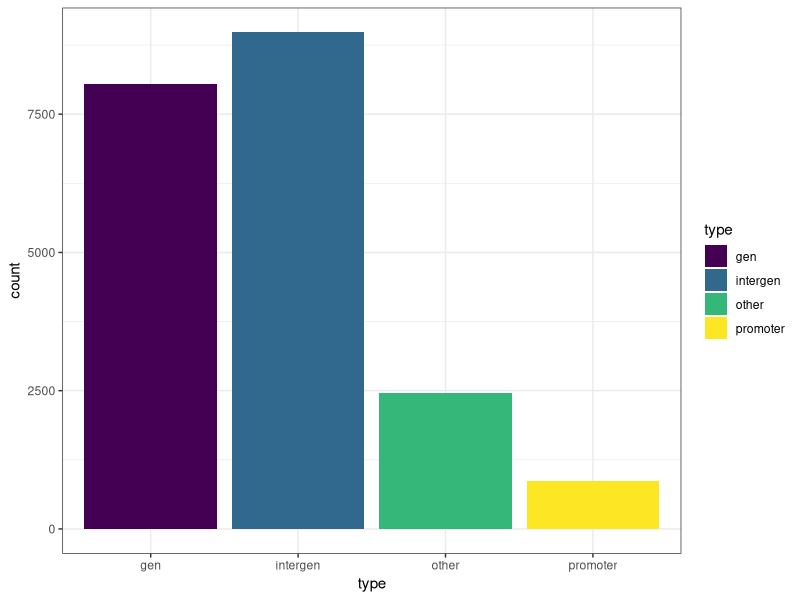
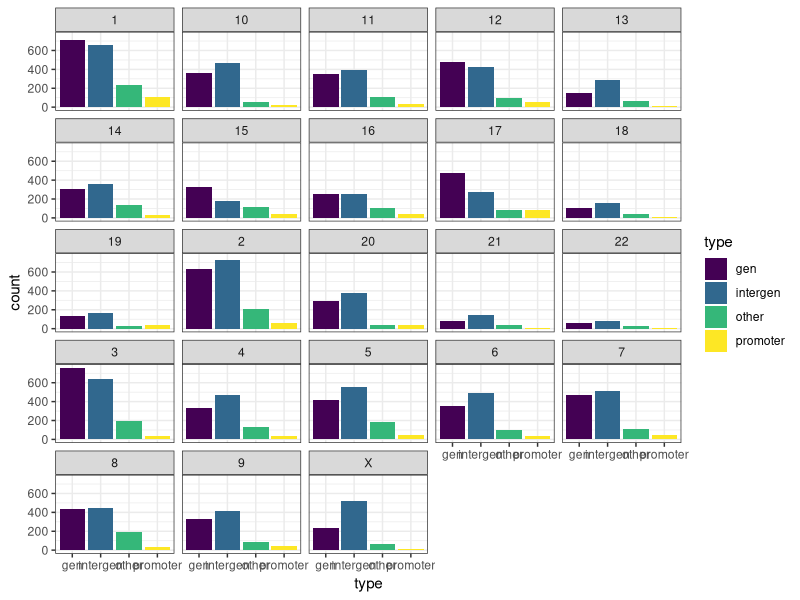

Generate these figures, in order, with R:
library(readr)
library(dplyr)
library(plyr)
library(stringr)
library(IRanges)
library(ggplot2)

chrs <- as.character(c(seq(1:22), "X"))
annot <- read_tsv("data/Biomart_EnsemblG94_GRCh38_p12.txt",
                  col_names = c("id", "chr", "start", "end", "gc", "type", "symbol"),
                  col_types = cols(col_character(), col_character(), col_integer(), 
                                   col_integer(), col_double(), col_character(), col_character()),
                  skip = 1)

## Identify protein coding genes
annot <- annot %>% filter(chr %in% chrs)
protein_coding <- annot %>% filter(type == "protein_coding")
non_protein_coding <- annot %>% filter(type != "protein_coding")

ctcfs <- read_tsv("data/filtered_ctcfs.tsv")
ctcfs <- ctcfs %>% mutate(chr = str_remove(chr, "chr")) %>% 
  filter(chr %in% chrs)

### Extract promoter regions and gene regions from annotation
promoters <- protein_coding %>% mutate(end = start + 500, start = start - 5000)
genes <- protein_coding %>% mutate(start = start + 500)
genes <- genes %>% filter(end > start)

### Get peaks overlaping gene and promoters regions
ctcfs_hits <- parallel::mclapply(X = chrs, mc.cores = 23, FUN = function(ch){
  chr_ctcfs <- ctcfs %>% filter(chr == ch)
  chr_genes <- genes %>% filter(chr == ch)
  chr_promoters <- promoters %>% filter(chr == ch)
  chr_other <- non_protein_coding %>% filter(chr == ch)
  
  cranges <- IRanges(start = chr_ctcfs$start, end = chr_ctcfs$end, names = chr_ctcfs$id)
  granges <- IRanges(start = chr_genes$start, end = chr_genes$end, names = chr_genes$id)
  pranges <- IRanges(start = chr_promoters$start, end = chr_promoters$end, names = chr_promoters$id)
  oranges <- IRanges(start = chr_other$start, end = chr_other$end, names = chr_other$id)
  
  chr_ctcfs <- chr_ctcfs %>% mutate(phits = countOverlaps(cranges, pranges, type = "within"), 
                            ghits = countOverlaps(cranges, granges, type = "within"),
                            ohits = countOverlaps(cranges, oranges, type = "within"))
  
  promoters <- as.data.frame(findOverlaps(cranges, pranges, type = "within"))
  if(nrow(promoters) > 0) {
    promoters <- promoters %>% 
      mutate(ctcf = chr_ctcfs$id[queryHits], sequence = chr_promoters$id[subjectHits], type = "promoter")
    
    genes <- as.data.frame(findOverlaps(cranges, granges, type = "within"))
    genes <- genes %>% 
      mutate(ctcf = chr_ctcfs$id[queryHits], sequence = chr_genes$id[subjectHits], type = "gene")
    
    others <- as.data.frame(findOverlaps(cranges, oranges, type = "within"))
    others <- others %>% 
      mutate(ctcf = chr_ctcfs$id[queryHits], sequence = chr_other$id[subjectHits], type = "other")
    
    hs <- bind_rows(promoters, genes, others) %>% select(ctcf, sequence, type)
    return(list(ctcfs = chr_ctcfs, hits = hs))
  }
 
})

### Features of the overlapped CTCFS
class_ctcfs <- ldply(lapply(ctcfs_hits, "[[", "ctcfs"))
### Overlaps
ctcfs_hits <- ldply(lapply(ctcfs_hits, "[[", "hits"))

class_ctcfs <- class_ctcfs %>% mutate(type = case_when(phits > 0 ~ "promoter",
                                        ghits > 0 ~ "gen",
                                        ohits > 0 ~ "other",
                                        TRUE ~ "intergen"))

png(paste0("figures/ctcfs/class-barplot-all-5000-500.png"), width = 800, height = 600)
ggplot(class_ctcfs, aes(x = type, fill = type)) +
  geom_bar() +
  theme_bw() +
  scale_fill_viridis_d() 
dev.off()

png(paste0("figures/ctcfs/class-barplot-all-bychr-5000-500.png"), width = 1200, height = 1200)
ggplot(class_ctcfs, aes(x = type, fill = type)) +
  geom_bar() +
  theme_bw() +
  scale_fill_viridis_d() + 
  facet_wrap(~chr)
dev.off()

write_tsv(class_ctcfs, "data/class_ctcfs_5000_500.tsv")
write_tsv(ctcfs_hits, "data/ctcfs_hits_5000_500.tsv")
